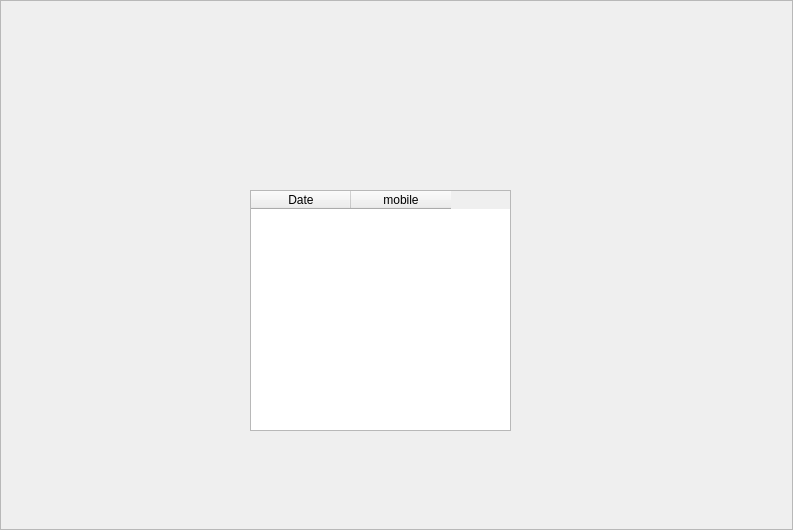
<?xml version="1.0" encoding="UTF-8"?>
<ui version="4.0">
 <class>Frame</class>
 <widget class="QFrame" name="Frame">
  <property name="geometry">
   <rect>
    <x>0</x>
    <y>0</y>
    <width>793</width>
    <height>530</height>
   </rect>
  </property>
  <property name="windowTitle">
   <string>Frame</string>
  </property>
  <property name="frameShape">
   <enum>QFrame::StyledPanel</enum>
  </property>
  <property name="frameShadow">
   <enum>QFrame::Raised</enum>
  </property>
  <widget class="QTableWidget" name="tableWidget">
   <property name="geometry">
    <rect>
     <x>250</x>
     <y>190</y>
     <width>261</width>
     <height>241</height>
    </rect>
   </property>
   <property name="columnCount">
    <number>2</number>
   </property>
   <column>
    <property name="text">
     <string>Date</string>
    </property>
   </column>
   <column>
    <property name="text">
     <string>mobile</string>
    </property>
   </column>
  </widget>
 </widget>
 <resources/>
 <connections/>
</ui>
